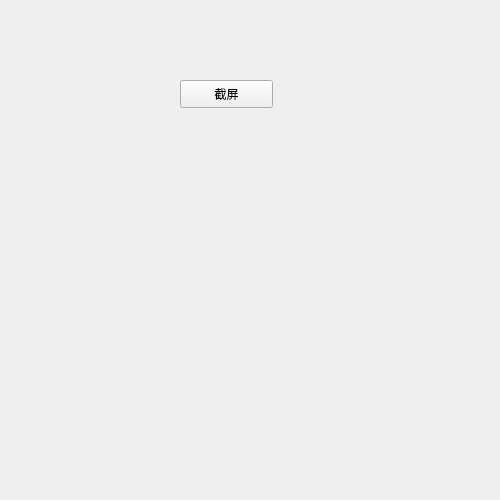
<?xml version="1.0" encoding="UTF-8"?>
<ui version="4.0">
 <class>Form</class>
 <widget class="QWidget" name="Form">
  <property name="geometry">
   <rect>
    <x>0</x>
    <y>0</y>
    <width>500</width>
    <height>500</height>
   </rect>
  </property>
  <property name="minimumSize">
   <size>
    <width>500</width>
    <height>500</height>
   </size>
  </property>
  <property name="windowTitle">
   <string>这是例子</string>
  </property>
  <property name="toolTip">
   <string>这是截屏按钮</string>
  </property>
  <widget class="QPushButton" name="pushButton">
   <property name="geometry">
    <rect>
     <x>180</x>
     <y>80</y>
     <width>93</width>
     <height>28</height>
    </rect>
   </property>
   <property name="toolTip">
    <string comment="什么是语义" extracomment="这是我新做出来的一个气泡"/>
   </property>
   <property name="text">
    <string>截屏</string>
   </property>
  </widget>
 </widget>
 <resources/>
 <connections>
  <connection>
   <sender>pushButton</sender>
   <signal>clicked()</signal>
   <receiver>Form</receiver>
   <slot>terminal_rec()</slot>
   <hints>
    <hint type="sourcelabel">
     <x>270</x>
     <y>93</y>
    </hint>
    <hint type="destinationlabel">
     <x>521</x>
     <y>110</y>
    </hint>
   </hints>
  </connection>
 </connections>
 <slots>
  <slot>start_col()</slot>
  <slot>terminal_rec()</slot>
 </slots>
</ui>
